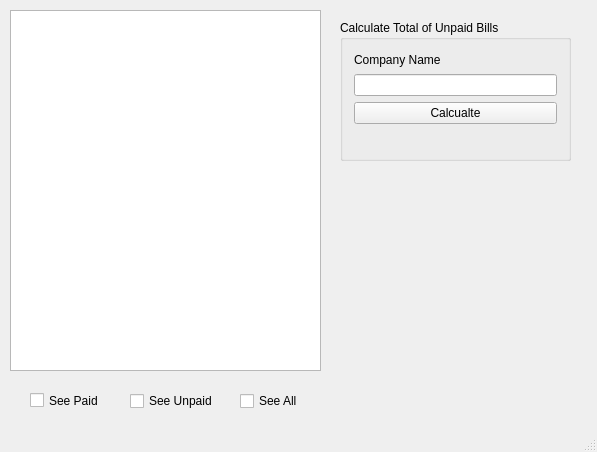
<?xml version="1.0" encoding="UTF-8"?>
<ui version="4.0">
 <class>BillsClass</class>
 <widget class="QMainWindow" name="BillsClass">
  <property name="geometry">
   <rect>
    <x>0</x>
    <y>0</y>
    <width>597</width>
    <height>452</height>
   </rect>
  </property>
  <property name="windowTitle">
   <string>Bills</string>
  </property>
  <widget class="QWidget" name="centralWidget">
   <widget class="QCheckBox" name="checkBoxPaid">
    <property name="geometry">
     <rect>
      <x>30</x>
      <y>390</y>
      <width>91</width>
      <height>21</height>
     </rect>
    </property>
    <property name="text">
     <string>See Paid</string>
    </property>
   </widget>
   <widget class="QCheckBox" name="checkBoxUnpaid">
    <property name="geometry">
     <rect>
      <x>130</x>
      <y>390</y>
      <width>91</width>
      <height>22</height>
     </rect>
    </property>
    <property name="text">
     <string>See Unpaid</string>
    </property>
   </widget>
   <widget class="QCheckBox" name="checkBoxAll">
    <property name="geometry">
     <rect>
      <x>240</x>
      <y>390</y>
      <width>77</width>
      <height>22</height>
     </rect>
    </property>
    <property name="text">
     <string>See All</string>
    </property>
   </widget>
   <widget class="QGroupBox" name="groupBox">
    <property name="geometry">
     <rect>
      <x>340</x>
      <y>20</y>
      <width>231</width>
      <height>141</height>
     </rect>
    </property>
    <property name="title">
     <string>Calculate Total of Unpaid Bills</string>
    </property>
    <layout class="QGridLayout" name="gridLayout">
     <item row="0" column="0">
      <widget class="QLabel" name="label">
       <property name="text">
        <string>Company Name</string>
       </property>
      </widget>
     </item>
     <item row="1" column="0">
      <widget class="QLineEdit" name="lineEditCalculate"/>
     </item>
     <item row="2" column="0">
      <widget class="QPushButton" name="pushButtonCalculate">
       <property name="text">
        <string>Calcualte</string>
       </property>
      </widget>
     </item>
     <item row="3" column="0">
      <widget class="QLabel" name="labelTotal">
       <property name="text">
        <string/>
       </property>
      </widget>
     </item>
    </layout>
   </widget>
   <widget class="QListWidget" name="listWidgetBills">
    <property name="geometry">
     <rect>
      <x>10</x>
      <y>10</y>
      <width>311</width>
      <height>361</height>
     </rect>
    </property>
   </widget>
  </widget>
  <widget class="QStatusBar" name="statusBar"/>
 </widget>
 <layoutdefault spacing="6" margin="11"/>
 <resources>
  <include location="Bills.qrc"/>
 </resources>
 <connections/>
</ui>
